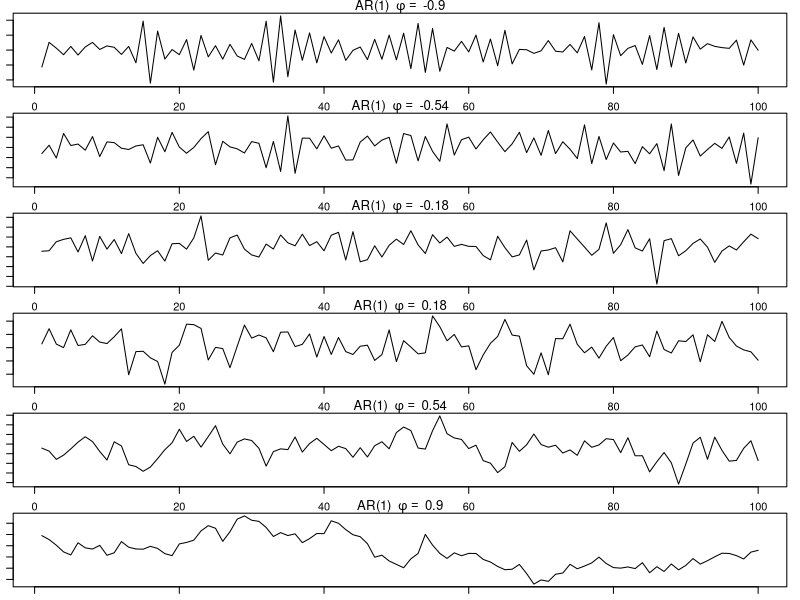

Write the R code that produced this figure.
# Arima Models chapter 3 on Time series analysis and applications

dev.new()
n = 6
par(mfrow=c(n,1), mar=c(1,1,1,1))
ars = seq(from=-.9, to=.9, length.out = n)
for (i in 1:n) {
  plot( arima.sim(list(order=c(1,0,0), ar=ars[i]), n =100), ylab="X", main=(bquote("AR(1) "~phi==~.(ars[i]))))
}


